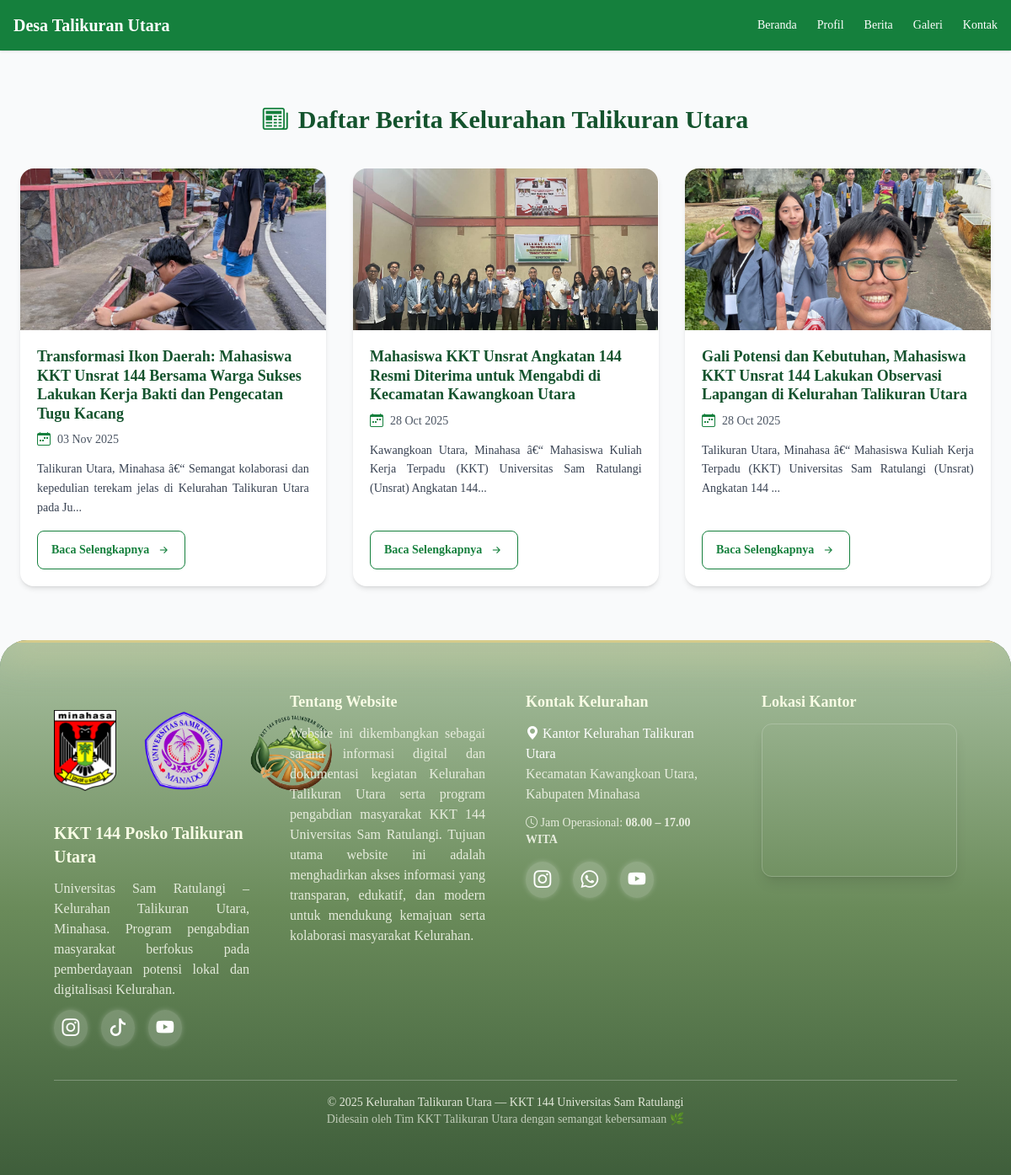
Page /berita.php on the committed database.
### tables this page shows
CREATE TABLE `berita` (
  `id` int(11) NOT NULL,
  `judul` varchar(150) NOT NULL,
  `isi` text NOT NULL,
  `tanggal` date NOT NULL,
  `foto` varchar(255) DEFAULT NULL
);

### public/berita.php (the view, shortened to what this page needs)
<?php
include_once(__DIR__ . '/../config/config.php');
?>
<!DOCTYPE html>
<html lang="id">
<head>
  <script src="https://cdn.tailwindcss.com"></script>
  <link rel="stylesheet" href="https://cdn.jsdelivr.net/npm/bootstrap-icons@1.11.3/font/bootstrap-icons.css">
  <link rel="stylesheet" href="https://unpkg.com/aos@2.3.1/dist/aos.css">
</head>
<body class="bg-gray-50 text-gray-800 font-[Poppins]">
  <?php include('navbar.php'); ?>
  <section class="py-16 max-w-7xl mx-auto px-6">
    <div class="flex justify-center items-center gap-3 mb-10" data-aos="fade-down">
      <i class="bi bi-newspaper text-green-700 text-3xl"></i>
      <h1 class="text-3xl font-bold text-green-900 font-merriweather">Daftar Berita Kelurahan Talikuran Utara</h1>
    </div>
    <div class="grid sm:grid-cols-2 lg:grid-cols-3 gap-8">
      <?php
      $result = mysqli_query($conn, "SELECT * FROM berita ORDER BY tanggal DESC");
      while ($row = mysqli_fetch_assoc($result)) {
        $gambarPath = (!empty($row['foto']) && file_exists(__DIR__ . '/../' . $row['foto']))
          ? "../" . $row['foto']
          : "https://via.placeholder.com/400x250?text=No+Image";
        echo "
        <div class='group bg-white rounded-2xl shadow-md hover:shadow-2xl transition-all duration-500 overflow-hidden flex flex-col justify-between transform hover:scale-[1.02]' data-aos='zoom-in'>
          <img src='$gambarPath' alt='Gambar Berita' class='w-full h-48 object-cover group-hover:brightness-105 group-hover:scale-[1.03] transition-transform duration-700'>
          <div class='flex flex-col justify-between flex-grow p-5 text-left'>
            <div>
              <h3 class='text-lg font-semibold mb-2 text-green-900 group-hover:text-green-800 transition-colors leading-tight'>
                " . htmlspecialchars($row['judul']) . "
              </h3>
              <div class='flex items-center gap-2 mb-3 text-gray-600 text-sm'>
                <i class='bi bi-calendar-week text-green-700 text-base'></i>
                <span class='align-middle'>" . date('d M Y', strtotime($row['tanggal'])) . "</span>
              </div>
              <p class='text-sm text-gray-700 text-justify leading-relaxed mb-4'>
                " . substr(strip_tags($row['isi']), 0, 120) . "...
              </p>
            </div>
            <div class='mt-auto'>
              <a href='berita_detail.php?id={$row['id']}'
                 class='inline-flex items-center gap-2 text-green-700 font-semibold text-sm
                        border border-green-700 rounded-lg px-4 py-2 hover:bg-green-700 hover:text-white
                        transition-all duration-500 group-hover:translate-y-[-2px]'>
                Baca Selengkapnya
                <i class='bi bi-arrow-right-short text-lg'></i>
              </a>
            </div>
          </div>
        </div>";
      }
      ?>
    </div>
  </section>
  <?php include('footer.php'); ?>
</body>
</html>

### public/navbar.php
<nav class="bg-green-700 text-white p-4 flex justify-between items-center shadow">
  <h1 class="text-xl font-bold">Desa Talikuran Utara</h1>
  <ul class="flex gap-6 text-sm">
    <li><a href="index.php" class="hover:text-yellow-300">Beranda</a></li>
    <li><a href="profil.php" class="hover:text-yellow-300">Profil</a></li>
    <li><a href="berita.php" class="hover:text-yellow-300">Berita</a></li>
    <li><a href="galeri.php" class="hover:text-yellow-300">Galeri</a></li>
    <li><a href="kontak.php" class="hover:text-yellow-300">Kontak</a></li>
  </ul>
</nav>

### public/footer.php (shortened to what this page needs)
<footer class="text-white relative overflow-hidden transition-colors duration-500">
  <div class="relative z-10 bg-gradient-to-b from-[#a8bfa0] via-[#6a8b5a] to-[#3f5e3b] dark:from-[#223322] dark:via-[#1b2a1b] dark:to-[#101c10] border-t-[3px] border-[#d4c98a] px-6 md:px-16 py-12 md:py-14 text-sm md:text-base leading-relaxed">
    <div class="absolute top-0 left-0 w-full h-6 bg-gradient-to-b from-[#f4e99c]/70 via-[#d4c98a]/30 to-transparent blur-[20px] dark:from-[#d4c98a]/40 dark:via-[#a8996a]/20 animate-aurora"></div>
    <div class="grid grid-cols-1 md:grid-cols-4 gap-12 text-center md:text-left items-start relative z-10 animate-fadeIn">
      <div class="space-y-3 flex flex-col items-center md:items-start">
        <div class="flex justify-center md:justify-start items-center gap-8">
          <img src="assets/logo.png" alt="Logo Minahasa" class="w-20 h-20 md:w-24 md:h-24 object-contain">
          <img src="assets/logo_unsrat.png" alt="Logo Unsrat" class="w-20 h-20 md:w-24 md:h-24 object-contain">
          <img src="assets/logo_posko.png" alt="Logo Posko KKT" class="w-[9rem] h-[9rem] object-contain relative md:-translate-x-6">
        </div>
        <h3 class="text-xl font-semibold mt-4 text-[#f8fce5]">KKT 144 Posko Talikuran Utara</h3>
        <p class="text-[#f3f6ea] opacity-90 max-w-md text-justify">
          Universitas Sam Ratulangi – Kelurahan Talikuran Utara, Minahasa.
          Program pengabdian masyarakat berfokus pada pemberdayaan potensi lokal dan digitalisasi Kelurahan.
        </p>
        <div class="flex justify-center md:justify-start gap-4 mt-4">
          <a href="https://www.instagram.com/kkt144_talikuranutara?igsh=cXh6M3JjcjQyY2Uy" target="_blank" class="social-icon group glow-ig">
            <i class="bi bi-instagram"></i>
          </a>
          <a href="https://www.tiktok.com/@kkt144_talikuranutara?_r=1&_t=ZS-911wG29Do1a" target="_blank" class="social-icon group glow-tiktok">
            <i class="bi bi-tiktok"></i>
          </a>
          <a href="#" target="_blank" class="social-icon group glow-yt">
            <i class="bi bi-youtube"></i>
          </a>
        </div>
      </div>
      <div class="flex flex-col items-center md:items-start">
        <h3 class="text-lg font-semibold mb-3 text-[#f8fce5]">Tentang Website</h3>
        <p class="text-[#f3f6ea] opacity-90 max-w-sm text-justify">
          Website ini dikembangkan sebagai sarana informasi digital dan dokumentasi kegiatan Kelurahan Talikuran Utara
          serta program pengabdian masyarakat KKT 144 Universitas Sam Ratulangi.
          Tujuan utama website ini adalah menghadirkan akses informasi yang transparan, edukatif, dan modern
          untuk mendukung kemajuan serta kolaborasi masyarakat Kelurahan.
        </p>
      </div>
      <div class="flex flex-col items-center md:items-start">
        <h3 class="text-lg font-semibold mb-3 text-[#f8fce5]">Kontak Kelurahan</h3>
        <p><i class="bi bi-geo-alt-fill"></i> Kantor Kelurahan Talikuran Utara</p>
        <p class="text-[#f3f6ea] opacity-90">Kecamatan Kawangkoan Utara, Kabupaten Minahasa</p>
        <p class="mt-2 flex items-center gap-2">
        <p class="text-sm text-[#f3f6ea] opacity-90 mt-1">
          <i class="bi bi-clock"></i> Jam Operasional: <strong>08.00 – 17.00 WITA</strong>
        </p>
        <div class="flex justify-center md:justify-start gap-4 mt-4">
          <a href="#" class="social-icon group glow-ig"><i class="bi bi-instagram"></i></a>
          <a href="https://wa.me/628195088000" class="social-icon group glow-wa"><i class="bi bi-whatsapp"></i></a>
          <a href="#" class="social-icon group glow-yt"><i class="bi bi-youtube"></i></a>
        </div>
      </div>
      <div class="flex flex-col items-center md:items-start">
        <h3 class="text-lg font-semibold mb-3 text-[#f8fce5]">Lokasi Kantor</h3>
        <div class="rounded-xl overflow-hidden shadow-lg border border-white/20 w-full max-w-xs md:max-w-none hover:scale-[1.02] transition-transform duration-500">
          <iframe
            src="https://www.google.com/maps/embed?pb=!4v1761972891898!6m8!1m7!1sPrHEUF11YlHi2p4K2aGQuQ!2m2!1d1.208344693373564!2d124.7861774922636!3f77.83499969891345!4f-18.902577561307425!5f0.7820865974627469"
            width="100%" height="180" style="border:0;" allowfullscreen="" loading="lazy">
          </iframe>
        </div>
      </div>
    </div>
    <div class="mt-10 border-t border-white/30 pt-4 text-center text-xs md:text-sm text-[#f3f6ea] opacity-90 relative z-10">
      <p>© 2025 Kelurahan Talikuran Utara — KKT 144 Universitas Sam Ratulangi</p>
      <p class="opacity-80">Didesain oleh Tim KKT Talikuran Utara dengan semangat kebersamaan 🌿</p>
    </div>
  </div>
</footer>

### public/footer.php (style rules this page uses)
footer { border-top-left-radius: 2rem; border-top-right-radius: 2rem; overflow: hidden; position: relative; }
.animate-fadeIn { animation: fadeIn 1.5s ease-out forwards; }
.animate-aurora { animation: auroraGlow 4s ease-in-out infinite; }
.social-icon { font-size: 1.3rem; background: rgba(255, 255, 255, 0.2); padding: 0.6rem; border-radius: 50%; transition: all 0.35s ease-in-out; color: #fff; display: flex; align-items: center; justify-content: center; box-shadow: 0 0 6px rgba(255, 255, 255, 0.25); position: relative; }

### public/berita.php (style rules this page uses)
body { background-color: #f9fafb; }

### rows in the picture
berita: foto (picture), judul "Transformasi Ikon Daerah: Mahasiswa KKT Unsrat 144 Bersama Warga Sukses Lakukan Kerja Bakti dan Pengecatan Tugu Kacang", tanggal "03 Nov 2025", isi "Talikuran Utara, Minahasa â€“ Semangat kolaborasi dan kepedulian terekam jelas di Kelurahan Talikuran Utara pada Ju"
berita: foto (picture), judul "Mahasiswa KKT Unsrat Angkatan 144 Resmi Diterima untuk Mengabdi di Kecamatan Kawangkoan Utara", tanggal "28 Oct 2025", isi "Kawangkoan Utara, Minahasa â€“ Mahasiswa Kuliah Kerja Terpadu (KKT) Universitas Sam Ratulangi (Unsrat) Angkatan 144"
berita: foto (picture), judul "Gali Potensi dan Kebutuhan, Mahasiswa KKT Unsrat 144 Lakukan Observasi Lapangan di Kelurahan Talikuran Utara", tanggal "28 Oct 2025", isi "Talikuran Utara, Minahasa â€“ Mahasiswa Kuliah Kerja Terpadu (KKT) Universitas Sam Ratulangi (Unsrat) Angkatan 144"
